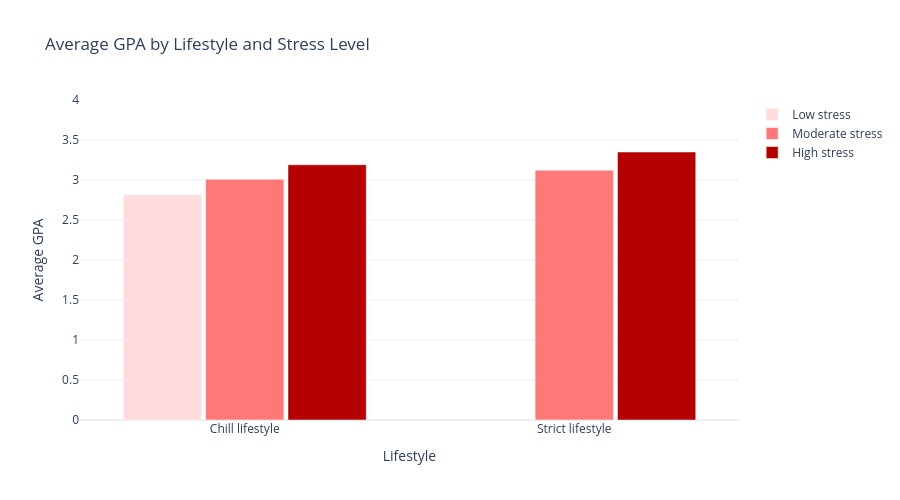

This figure's notebook cell:
### Markdown cell above
### Stress level

_Despite may affect mental wellbeing, strictly follow intense study schedule brings fruitful result_

### Code cell
#| class: col-page-right


%run plots/pers1_subarg4.ipynb

### Figure 1 — Plotly figure (JSON) as saved in the notebook; plotly's stock layout.template omitted (floating-point values rounded to 4 significant figures)
{"data": [{"marker": {"color": "rgb(255,220,220)"}, "name": "Low stress", "type": "bar", "x": ["Chill lifestyle", "Strict lifestyle"], "y": [2.817, NaN]}, {"marker": {"color": "rgb(255,120,120)"}, "name": "Moderate stress", "type": "bar", "x": ["Chill lifestyle", "Strict lifestyle"], "y": [3.01, 3.123]}, {"marker": {"color": "rgb(180,0,0)"}, "name": "High stress", "type": "bar", "x": ["Chill lifestyle", "Strict lifestyle"], "y": [3.191, 3.35]}], "layout": {"bargap": 0.25, "bargroupgap": 0.05, "barmode": "group", "height": 500, "title": {"text": "Average GPA by Lifestyle and Stress Level"}, "xaxis": {"title": {"text": "Lifestyle"}}, "yaxis": {"range": [0, 4], "title": {"text": "Average GPA"}}}}
